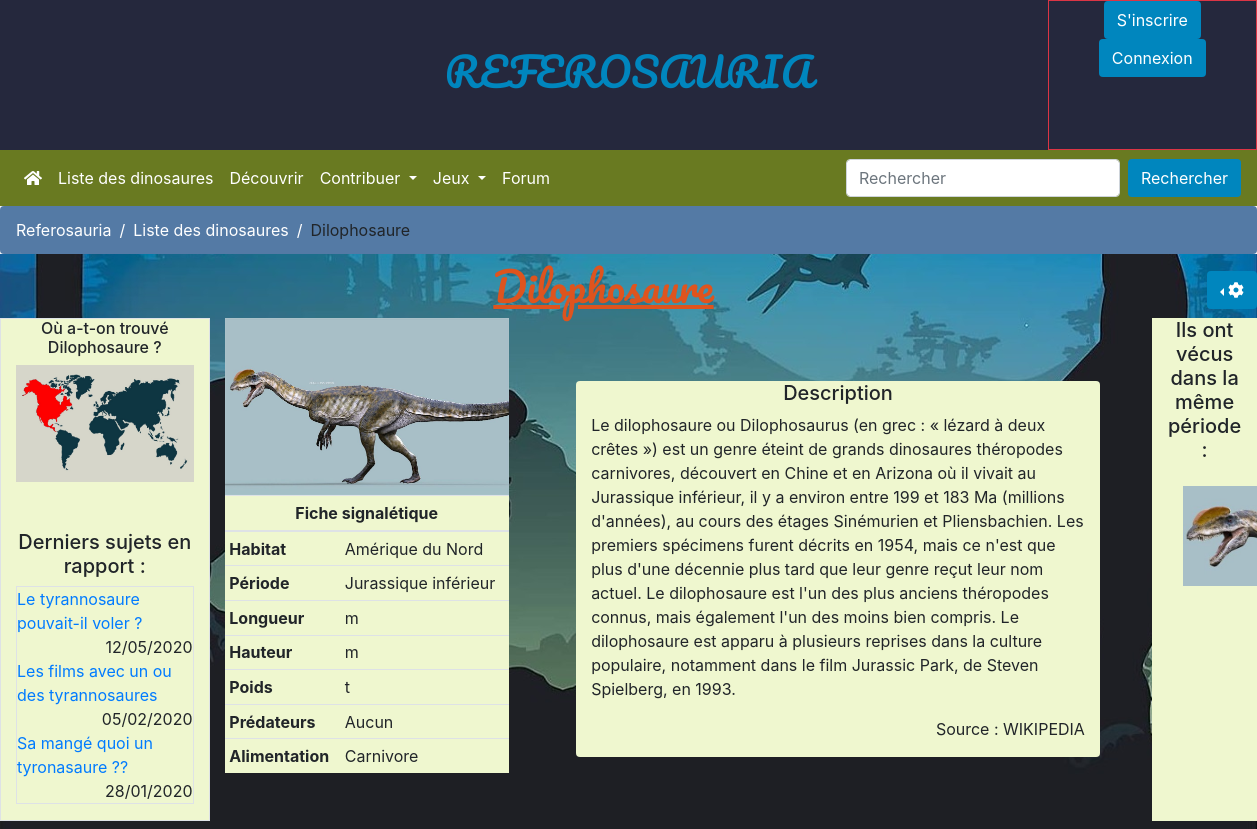
Screenshot of /views/creature.php?id=24 with the database file from the repository.
### tables this page shows
CREATE TABLE IF NOT EXISTS `r3f3r0_creatures` (
  `id` int(11) NOT NULL AUTO_INCREMENT,
  `name` varchar(255) NOT NULL,
  `addDate` date DEFAULT NULL,
  `miniImage` varchar(255) DEFAULT '../assets/img/miniImgDefault.png',
  `mainImage` varchar(255) NOT NULL,
  `detailImage` varchar(255) DEFAULT NULL,
  `description` text NOT NULL,
  `discovery` text DEFAULT NULL,
  `etymology` text DEFAULT NULL,
  `paleobiology` text DEFAULT NULL,
  `minWidth` float DEFAULT NULL,
  `maxWidth` float DEFAULT NULL,
  `minHeight` float DEFAULT NULL,
  `maxHeight` float DEFAULT NULL,
  `minWeight` float DEFAULT NULL,
  `maxWeight` float DEFAULT NULL,
  `predatory` varchar(50) DEFAULT 'Aucun',
  `id_r3f3r0_categories` int(11) DEFAULT NULL,
  `id_r3f3r0_period` int(11) DEFAULT NULL,
  `id_r3f3r0_discoverer` int(11) DEFAULT NULL,
  `id_r3f3r0_diet` int(11) DEFAULT NULL,
  `id_r3f3r0_environment` int(11) DEFAULT NULL,
  PRIMARY KEY (`id`),
  KEY `r3f3r0_creatures_r3f3r0_categories_FK` (`id_r3f3r0_categories`),
  KEY `r3f3r0_creatures_r3f3r0_period_FK` (`id_r3f3r0_period`) USING BTREE,
  KEY `	r3f3r0_creatures_r3f3r0_discoverer_FK` (`id_r3f3r0_discoverer`),
  KEY `	r3f3r0_creatures_r3f3r0_diet_FK` (`id_r3f3r0_diet`),
  KEY `r3f3r0_creatures_r3f3r0_environment_FK` (`id_r3f3r0_environment`) USING BTREE
);

CREATE TABLE IF NOT EXISTS `r3f3r0_environment` (
  `id` int(11) NOT NULL AUTO_INCREMENT,
  `name` varchar(255) NOT NULL,
  PRIMARY KEY (`id`)
);

CREATE TABLE IF NOT EXISTS `r3f3r0_period` (
  `id` int(11) NOT NULL AUTO_INCREMENT,
  `name` varchar(55) DEFAULT NULL,
  PRIMARY KEY (`id`)
);

CREATE TABLE IF NOT EXISTS `r3f3r0_diet` (
  `id` int(11) NOT NULL AUTO_INCREMENT,
  `name` varchar(55) DEFAULT NULL,
  PRIMARY KEY (`id`)
);

### models/database.php (called while the page is built, shortened)
<?php
class database {
    private static $instance = NULL;
    public function __construct() {
        try {
            $this->db = new PDO('mysql:host=localhost;dbname=referosauria;charset=utf8', 'root', '');
        } catch (Exception $error) {
            die($error->getMessage());
        }
    }
    public static function getInstance() {
        if (is_null(self::$instance)) {
            self::$instance = new database();
        }
        return self::$instance->db;
    }
}
?>

### models/creatureModel.php (called while the page is built, shortened)
<?php
class creature
{
    public $id = 0;
    public $period = 0;
    private $db = NULL;
    public function __construct() {
        $this->db = database::getInstance();
        $this->db->setAttribute(PDO::ATTR_ERRMODE,PDO::ERRMODE_EXCEPTION);
    }
    public function getSingleDinoInfo(){
        $creatureQuery = $this->db->prepare(
            'SELECT
                `crea`.`id`
                , `crea`.`name`
                , `crea`.`mainImage`
                , `crea`.`detailImage`
                , `crea`.`description`
                , `crea`.`discovery`
                , `crea`.`etymology`
                , `crea`.`paleobiology`
                , `crea`.`minWidth`
                , `crea`.`maxWidth`
                , `crea`.`minHeight`
                , `crea`.`maxHeight`
                , `crea`.`minWeight`
                , `crea`.`maxWeight`
                , `crea`.`predatory`
                , `crea`.`id_r3f3r0_categories`
                , `crea`.`id_r3f3r0_period` AS `period`
                , `crea`.`id_r3f3r0_discoverer`
                , `crea`.`id_r3f3r0_diet` AS `diet`
                ,`perTab`.`id` AS `perId`
                ,`perTab`.`name` AS `perName`
                ,`dietTab`.`id` AS `dietId`
                ,`dietTab`.`name` AS `dietName`
                ,`envTab`.`id` AS `envId`
                ,`envTab`.`name` AS `envName`
            FROM
                `r3f3r0_creatures` AS `crea`
            INNER JOIN `r3f3r0_period` AS `perTab` ON `crea`.`id_r3f3r0_period` = `perTab`.`id`
            INNER JOIN `r3f3r0_diet` AS `dietTab` ON `crea`.`id_r3f3r0_diet` = `dietTab`.`id`
            INNER JOIN `r3f3r0_environment` AS `envTab` ON `crea`.`id_r3f3r0_environment` = `envTab`.`id`
            WHERE
                `crea`.`id` = :id
            ');
            $creatureQuery->bindvalue(':id', $this->id, PDO::PARAM_INT);
            $creatureQuery->execute();
            return $creatureQuery->fetch(PDO::FETCH_OBJ);
    }
    public function getCreaEnvironments(){
        $envQuery = $this->db->query(
            'SELECT
                `id`
                ,`name`
            FROM
                `r3f3r0_environment`
        ');
        return $envQuery->fetchAll(PDO::FETCH_OBJ);
    }
    public function getCreaturesByPeriod(){
        $creaturesByPeriodQuery = $this->db->prepare(
            'SELECT
                `id`
                , `miniImage`
            FROM
                `r3f3r0_creatures`
            WHERE
                `id_r3f3r0_period` = :period
            ORDER BY RAND ()
            LIMIT 3
        ');
        $creaturesByPeriodQuery->bindValue(':period', $this->period, PDO::PARAM_STR);
        $creaturesByPeriodQuery->execute();
        return $creaturesByPeriodQuery->fetchAll(PDO::FETCH_OBJ);
    }
}

### controllers/creatureController.php (called while the page is built, shortened)
<?php
    $creature = new creature();
    $showEnvironments = $creature->getCreaEnvironments();
    if(!empty($_GET['id'])){
        $creature->id = htmlspecialchars($_GET['id']);
        $showCreatureInfo = $creature->getSingleDinoInfo();
        $creature->period = $showCreatureInfo->period;
        $showCreaturesByPeriod = $creature->getCreaturesByPeriod();
    }else{
       header('Location: dinoList.php');
       exit;
    }
    foreach ($showEnvironments as $env) {
        if($showCreatureInfo->envId == $env->id){
            $areaMap =  $env->id;
        }
    }

### views/creature.php (the view, shortened to what this page needs)
<?php
include '../models/database.php';
include '../models/creatureModel.php';
include '../controllers/creatureController.php';
include 'parts/header.php';
include '../controllers/breadcrumb.php';
?>
<section class="container-fluid my-2">
        <div class="row">
            <h1 class="text-center creaName col"><u><?= $showCreatureInfo->name ?></u></h1>
            <div class="dropdown dropleft float-left my-auto">
                <button class="btn dropdown-toggle" type="button" id="dropdownMenuButton" data-toggle="dropdown" aria-haspopup="true" aria-expanded="false"><i class="fas fa-cog"></i></button>
            </div>
        </div>
        <div class="row">
            <div class="col-md-2 text-center border divBackColor">
                <p class="h6 text-center">Où a-t-on trouvé <?= $showCreatureInfo->name ?> ?</p>
                <img src="<?= '../assets/img/local/' . $areaMap . '.jpg' ?>" class="img-fluid" />
                <p class="h5 mt-5">Derniers sujets en rapport :</p>
                <ul class="border" id="recentPostList">
                    <li><a href="#">Le tyrannosaure pouvait-il voler ?</a></li>
                    <li>12/05/2020</li>
                    <li><a href="#">Les films avec un ou des tyrannosaures</a></li>
                    <li>05/02/2020</li>
                    <li><a href="#">Sa mangé quoi un tyronasaure ??</a></li>
                    <li>28/01/2020</li>
                </ul>
            </div>
            <div class="col-3">
                <div class="row">
                    <div class="col-md-12 m-auto">
                        <img class="img-fluid" src="../<?= $showCreatureInfo->mainImage ?>" />
                    </div>
                    <div class="col-md-12">
                        <table class="table table-sm divBackColor">
                            <thead>
                                <th colspan="2" class="text-center">Fiche signalétique</th>
                            </thead>
                            <tbody>
                                <tr>
                                    <th scope="row">Habitat</th>
                                    <td><?= $showCreatureInfo->envName ?></td>
                                </tr>
                                <tr>
                                    <th scope="row">Période</th>
                                    <td><?= $showCreatureInfo->perName ?></td>
                                </tr>
                                <tr>
                                    <th scope="row">Longueur</th>
                                    <td><?= $showCreatureInfo->minWidth ?>m<?= isset($showCreatureInfo->maxWidth) ? '  à  ' .$showCreatureInfo->maxWidth . 'm': '' ?></td>
                                </tr>
                                <tr>
                                    <th scope="row">Hauteur</th>
                                    <td><?= $showCreatureInfo->minHeight ?>m<?= isset($showCreatureInfo->maxHeight) ? '  à  ' .$showCreatureInfo->maxHeight . 'm': '' ?></td>
                                </tr>
                                <tr>
                                    <th scope="row">Poids</th>
                                    <td><?= $showCreatureInfo->minWeight ?>t<?= isset($showCreatureInfo->maxWeight) ? '  à  ' .$showCreatureInfo->maxWeight . 't': '' ?></td>
                                </tr>
                                <tr>
                                    <th scope="row">Prédateurs</th>
                                    <td><?= $showCreatureInfo->predatory ?></td>
                                </tr>
                                <tr>
                                    <th scope="row">Alimentation</th>
                                    <td><?= $showCreatureInfo->dietName ?></td>
                                </tr>
                            </tbody>
                        </table>
                    </div>
                </div>
            </div>
            <div class="col-md-5 m-auto divBackColor rounded">
                <p class="h5 text-center">Description</p>
                <p><?= $showCreatureInfo->description ?></p>
                <p class="text-right">Source : WIKIPEDIA</p>
            </div>
            <div class="col-md-1 text-center divBackColor">
                <p class="h5 text-center">Ils ont vécus dans la même période :</p>
                <?php foreach($showCreaturesByPeriod as $crea){ ?>
                    <div><a href="creature.php?id=<?= $crea->id ?>"><img src="<?= $crea->miniImage ?>" width="100px" height="100px"  class="m-3" /></a></div>
                <?php } ?>
            </div>
        </div>
</section>
<?php include 'parts/footer.php' ?>

### assets/css/style.css (style rules this page uses)
* { margin: 0; padding: 0; }
body { background-image: url('../img/bg.jpg'); background-position: top center; background-attachment:scroll; background-size: cover; }
.btn { background-color : #0086BE !important; color : white !important; }
.creaName { color : #DE541E; font-family: 'Pacifico', cursive; }
.divBackColor { background-color: #EFF7CF; }
#recentPostList li { list-style: none; }
#recentPostList li:nth-child(odd) { text-align: left; }
#recentPostList li:nth-child(even) { text-align: right; }

### rows the page displays
r3f3r0_creatures: name "Dilophosaure", mainImage (picture), id_r3f3r0_environment.name "Amérique du Nord", id_r3f3r0_period.name "Jurassique inférieur", predatory "Aucun", id_r3f3r0_diet.name "Carnivore", description "Le dilophosaure ou Dilophosaurus (en grec : « lézard à deux crêtes ») est un genre éteint de grands dinosaures théropodes carnivores, découvert en Chine et en Arizona où il vivait au Jurassique inférieur, il y a environ entre 199 et 183 Ma (millions d'années), au cours des étages Sinémurien et Pliensbachien. Les premiers spécimens furent décrits en 1954, mais ce n'est que plus d'une décennie plus tard que leur genre reçut leur nom actuel. Le dilophosaure est l'un des plus anciens théropodes connus, mais également l'un des moins bien compris. Le dilophosaure est apparu à plusieurs reprises dans la culture populaire, notamment dans le film Jurassic Park, de Steven Spielberg, en 1993.", miniImage (picture)

### other values shown
$name "Referosauria"
$name "Liste des dinosaures"
$name "Dilophosaure"
